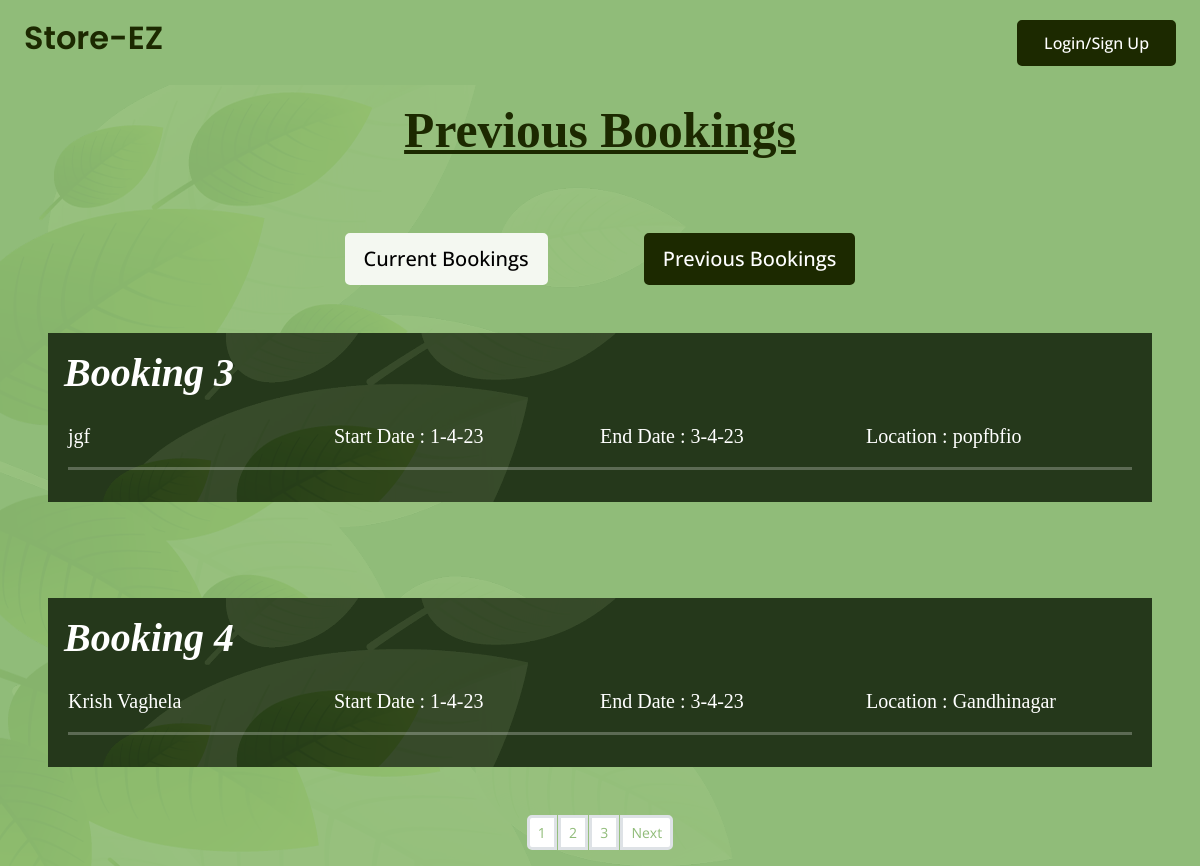
/farmer/previousbooking, run on an earlier commit of the app's database.
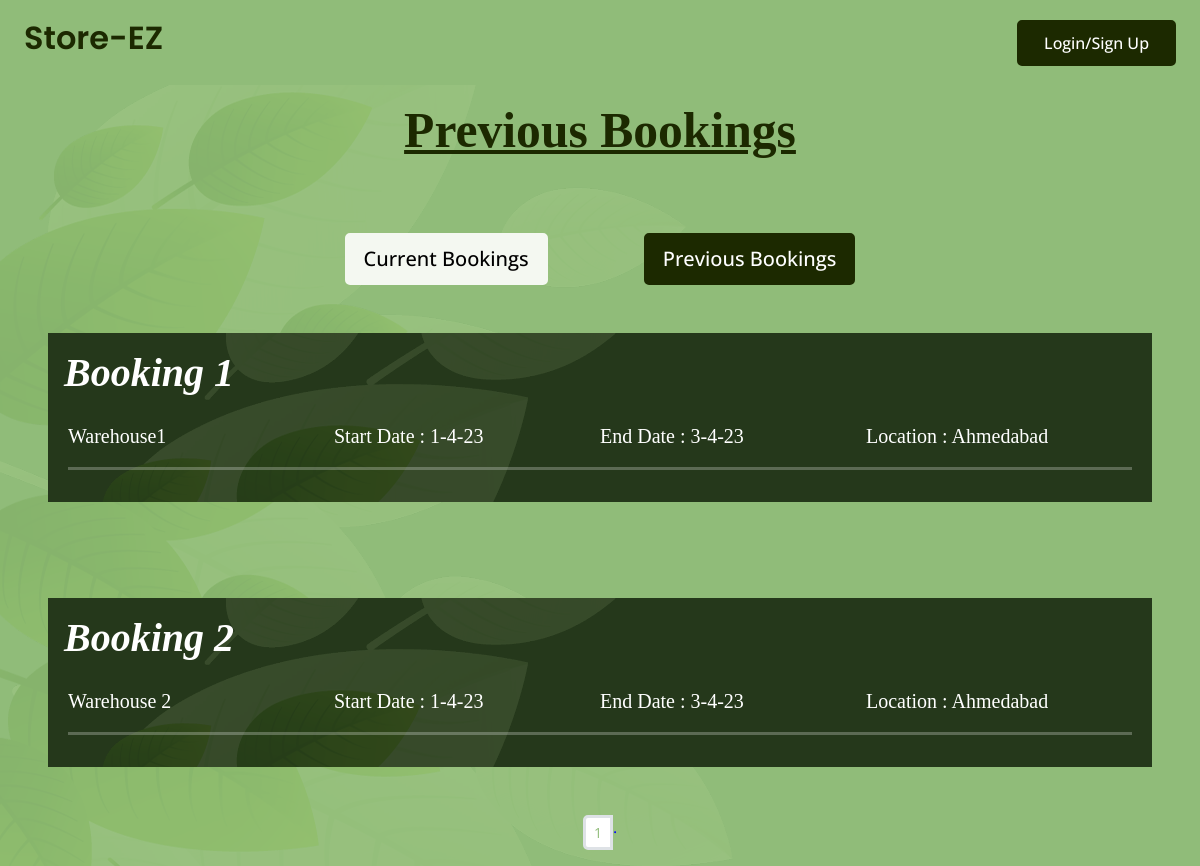
And on a later commit of the database.
### mainapp/models.py (models this page shows, shortened)
class Warehouse(models.Model):
    name = models.CharField(max_length=100)
    address = models.TextField()
    city = models.CharField(max_length=100)
    state = models.CharField(max_length=100)
    poc_name = models.CharField(max_length=100, null=True)
    poc_phone_no = models.DecimalField(max_digits=10, decimal_places=0)
    owner = models.ForeignKey(Warehouse_owner, on_delete=models.CASCADE)
    image = models.ImageField(default="images/default_warehouse_image.jpg",upload_to="images/warehouse/",blank=True,null=True)

### farmer/views.py (the view)
# urls.py: path("farmer/previousbooking",views.previousbooking,name='farmer_previousbooking'),
def previousbooking(request):
    contact_list = Warehouse.objects.all()
    paginator = Paginator(contact_list, 2)  # Show 25 contacts per page.
    page_number = request.GET.get("page")
    page_obj = paginator.get_page(page_number)
    count=Warehouse.objects.count()
    nums= "." *page_obj.paginator.num_pages
    context={
        "data": page_obj,
        'nums':nums,
    }
    return render(request, 'farmer/previousbooking.html', context)

### farmer/templates/farmer/previousbooking.html (shortened to what this page needs)
{% extends 'base.html' %}
{% load static %}
{% block css %}
<link rel="stylesheet" href="{% static 'farmer/styleprev.css' %}">
{% endblock %}
{%block content%}
<div class="container-fluid py-3">
  <h1 class="text-center ff" style="font-size: 310%; text-decoration-line: underline;">Previous Bookings</h1>
</div>
<div class="container-fluid d-flex justify-content-center mt-5">
    <a href="{% url 'farmer_currentbooking' %}"><button type="button"class="btn btn-light btn-lg mx-5">Current Bookings</button></a>
    <a href="{% url 'farmer_previousbooking'%}"><button type="button" class="btn btn-dark btn-lg mx-5">Previous Bookings</button></a>
</div>
{% for obj in data %}
<div class="container-fluid p-5">
  <div class=" container p-2 p-md-3 text-white rounded-4 ab"
    style="background-image: url({%static 'farmer/bg.png' %})">
    <h1 class="display-6 text-white fitalic ff">Booking {{obj.id}}</h1>
    <div class="row px-3">
      <div class="col-md-3 px-0">
        <p class="lead my-3 ff  "> {{obj.name}}</p>
        <hr>
      </div>
      <div class="col-md-3 px-0">
        <p class="lead my-3 ff">Start Date : 1-4-23</p>
        <hr>
      </div>
      <div class="col-md-3 px-0">
        <p class="lead my-3 ff">End Date : 3-4-23</p>
        <hr>
      </div>
      <div class="col-md-3 px-0">
        <p class="lead my-3 ff">Location : {{obj.city}}</p>
        <hr>
      </div>
    </div>
  </div>
</div>
{% endfor %}
<nav aria-label="..."style="color: blue;">
  <ul class="pagination pagination-sm justify-content-center" ">
    {%for i in nums %}
    <li class="page-item "><a class="page-link" href="?page={{forloop.counter}}">{{forloop.counter}}</a></li>{{i}}
    {%endfor%}
    <li class="page-item disabled><a href="#" class="page-link">{% if data.has_next %}</a></li>
    <li class="page-item"><a class="page-link" href="?page={{data.next_page_number}}">Next</a> </li>
    {% endif %}
  </ul>
</nav>
{% endblock %}

What changed in the data, as far as the page shows it:
removed Warehouse: id "3", name "jgf", city "popfbfio"
removed Warehouse: id "4", name "Krish Vaghela", city "Gandhinagar"
added Warehouse: id "1", name "Warehouse1", city "Ahmedabad"
added Warehouse: id "2", name "Warehouse 2", city "Ahmedabad"
Also different on the page:
new list line: "1 ."
list line gone: "1"
list line gone: "2"
list line gone: "3"
text no longer shown: "Next"
